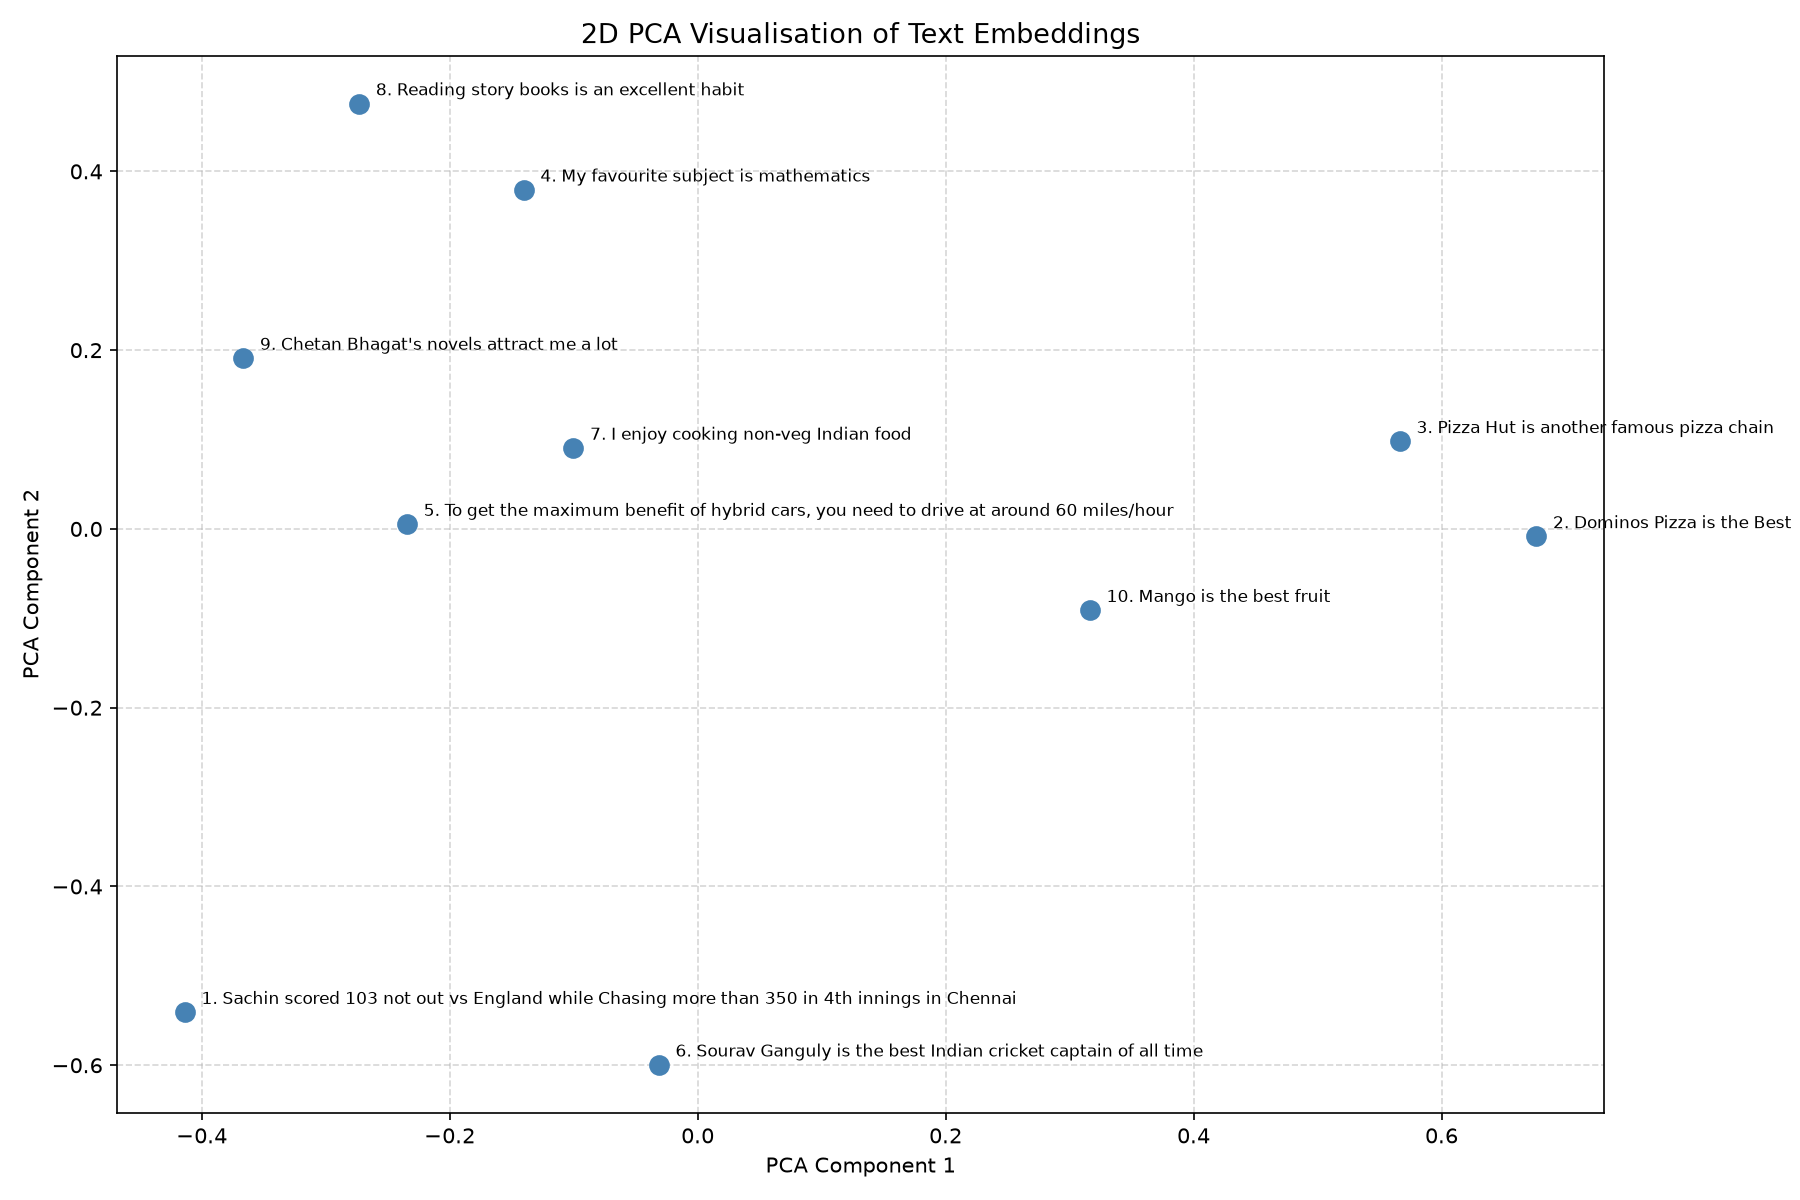

The script that saved this image:
import matplotlib.pyplot as plt
import numpy as np
from dotenv import load_dotenv
from openai import OpenAI
from sklearn.decomposition import PCA

load_dotenv()

client = OpenAI()

texts = [
    "Sachin scored 103 not out vs England while Chasing more than 350 in 4th innings in Chennai",
    "Dominos Pizza is the Best",
    "Pizza Hut is another famous pizza chain",
    "My favourite subject is mathematics",
    "To get the maximum benefit of hybrid cars, you need to drive at around 60 miles/hour",
    "Sourav Ganguly is the best Indian cricket captain of all time",
    "I enjoy cooking non-veg Indian food",
    "Reading story books is an excellent habit",
    "Chetan Bhagat's novels attract me a lot",
    "Mango is the best fruit"
]

response = client.embeddings.create(
    input=texts,
    model="text-embedding-3-small"
)

vectors = np.array([item.embedding for item in response.data])

print(f"\nTotal embeddings received: {len(vectors)}\n")

coords = PCA(n_components=2).fit_transform(vectors)

plt.figure(figsize=(12, 8))
plt.scatter(coords[:, 0], coords[:, 1], color="steelblue", s=80, zorder=2)

for i, text in enumerate(texts):
    plt.annotate(
        f"{i+1}. {text}",
        xy=(coords[i, 0], coords[i, 1]),
        xytext=(8, 4),
        textcoords="offset points",
        fontsize=8,
        wrap=True
    )

plt.title("2D PCA Visualisation of Text Embeddings", fontsize=13)
plt.xlabel("PCA Component 1")
plt.ylabel("PCA Component 2")
plt.grid(True, linestyle="--", alpha=0.5)
plt.tight_layout()
plt.savefig("embedding_2D_visualize.png", dpi=150)
plt.show()
print("Plot saved to embedding_2D_visualize.png")
